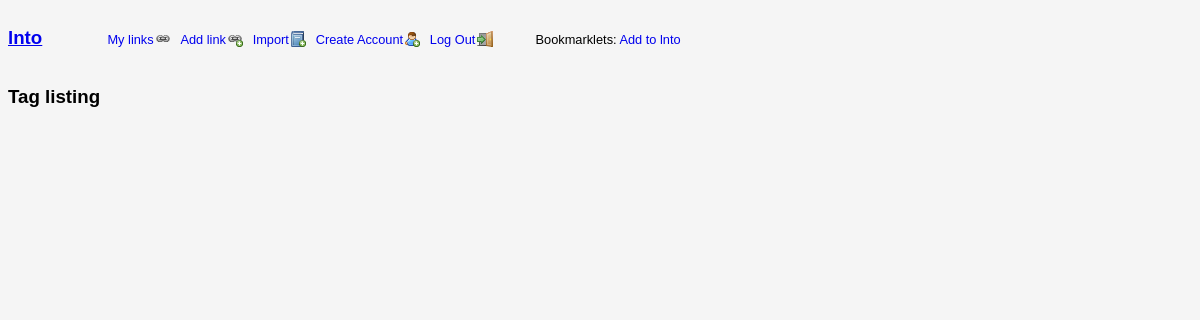
The app's page /tags, older data.
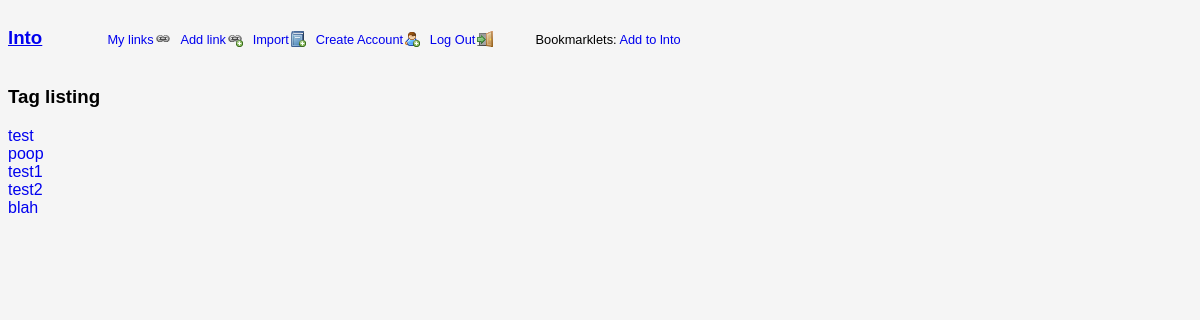
The same page, newer data.
### lnto/libs/tags.py (models this page shows, shortened)
class Tag(appdb.Model):
	__tablename__ = 'tags'
	tagid = Column(Integer, primary_key = True)
	tag_name = Column(String(64), unique = True)
	@staticmethod
	def get_public():
		return appdb.session.query(Tag).filter(lnto.libs.links.Link.is_public == True).all()

### lnto/views.py (the view)
@app.route('/tags/')
@app.route('/tags')
def show_tag_list():
	tags = Tag.get_public()
	title = 'Tag listing'
	return render_template('tag_index.html', pageoptions = get_default_data(), tags = tags, page_title = title, section_title = title)

### lnto/__init__.py (called while the page is built)
@app.after_request
def after_request(req):
    return req

@app.teardown_request
def teardown_request(exception):
    if (hasattr(g, 'db')):
        g.db.close()

### lnto/views.py (called while the page is built)
def get_base_url():
	base = re.findall('(.+://[^/]*)', request.url)
	if len(base) == 1:
		return base[0]
	return ''

def get_default_data():
	return {
		'base_url': get_base_url(),
		'referer': request.form.get('referer') or request.referrer or url_for('show_index')
	}

### lnto/templates/tag_index.html (shortened to what this page needs)
{% extends "layout/main.html" %}
{% block content %}
<div>
	{% block content_title %}
	<h3>{{section_title|default('Tag Listing')}}</h3>
	{% endblock %}
	<ul class="link-list">
		{% for tag in tags %}
		<li>
			<a href="{{ url_for('show_user_tag', name = tag.tag_name) }}" class="name">{{tag.tag_name}}</a>
		</li>
		{% endfor %}
	</ul>
</div>
{% endblock %}

### lnto/templates/layout/main.html (shortened to what this page needs)
{% extends "layout/base.html" %}
{% block body %}
<div id="header">
	{% block header %}
	<h3><a href="{{url_for('show_index')}}">lnto</a></h3>
	<ul class="headerlinks">
		<li>
			<a href="{{url_for('show_index')}}" class="link showlinks">
				My links<span></span>
			</a>
		</li>
		<li>
			<a href="{{url_for('do_add_link')}}" class="link addlink">
				Add link<span></span>
			</a>
		</li>
		<li>
			<a href="{{url_for('show_import')}}" class="link import">
				Import<span></span>
			</a>
		</li>
		<li>
			<a href="{{url_for('do_add_user')}}" class="link adduser">
				Create Account<span></span>
			</a>
		</li>
		<li>
			<a href="{{url_for('do_logout')}}" class="link logout">
				Log Out<span></span>
			</a>
		</li>
		<li class="bookmarklet">
			Bookmarklets:
			<a class="link" href="javascript:(function() {
			var desc = '', i = 0, metas = document.getElementsByTagName('meta');
			for (i in metas) {
				if (metas[i].name == 'description') {
					desc = metas[i].content
				}
			}
			window.location = '{{pageoptions.base_url}}{{url_for('do_add_link')}}'
			+ '?url=' + encodeURIComponent(window.location)
			+ '&post_view=1'
			+ '&name=' + encodeURIComponent(document.title)
			+ '&decsription=' + encodeURIComponent(desc);
			})()">
				Add to lnto
			</a>
		</li>
	</ul>
	{% endblock %}
</div>
<div id="content">
	{% block content %}{% endblock %}
</div>
{% endblock %}

### lnto/templates/layout/base.html (shortened to what this page needs)
<!DOCTYPE html>
<html>
	<head>
		<link rel="stylesheet" href="{{url_for('static', filename = 'css/styles.css')}}" />
	</head>
	<body>
		{% block body %}{% endblock %}
	</body>
</html>

### lnto/static/css/styles.css (style rules this page uses)
html { font-family: helvetica, sans-serif; font-size: 12pt; }
html, body { background-color: #f5f5f5; }
#header h3, #header ul, #header ul li { display: inline-block; }
#header h3 { width: 50px; }
#header ul li { min-width: 25px; font-size: 0.8em; margin-left: 5px; }
#header .link { text-decoration: none; }
#header .link span { display: inline-block; width: 16px; height: 16px; background-repeat: no-repeat; }
#header .bookmarklet { margin-left: 3em; }
#header .link span { margin-left: 0.1em; vertical-align: bottom; }
#header .link.showlinks span { background-image: url(/static/images/link.png); }
#header .link.addlink span { background-image: url(/static/images/link_add.png); }
#header .link.adduser span { background-image: url(/static/images/user_add.png); }
#header .link.import span { background-image: url(/static/images/book_add.png); }
#header .link.logout span { background-image: url(/static/images/door_in.png); }
.link-list a { text-decoration: none; }
ul.link-list { list-style: none; padding-left: 0; }

Row changes from the older to the newer data that the page shows:
added Tag: tag_name "test"
added Tag: tag_name "poop"
added Tag: tag_name "test1"
added Tag: tag_name "test2"
added Tag: tag_name "blah"
